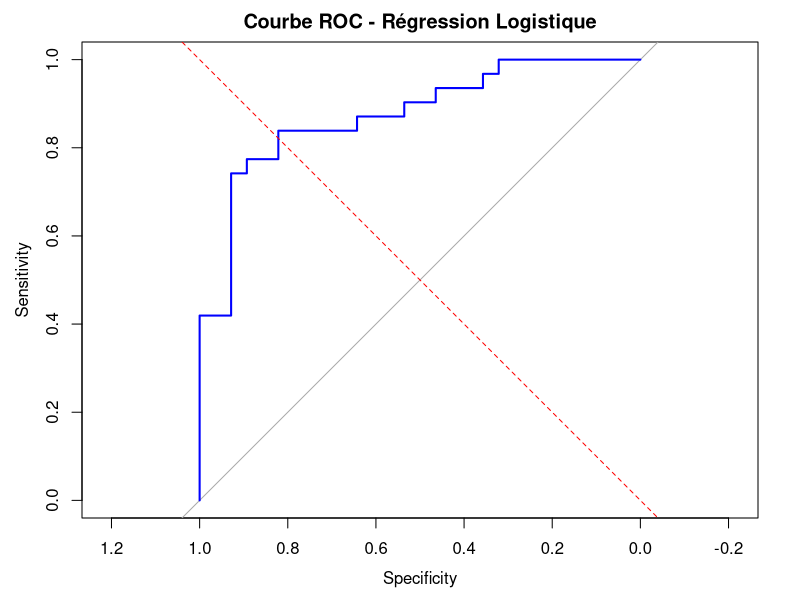

This chart was generated by the following R code:
## ---- chunk 1
knitr::opts_chunk$set(echo = TRUE)
## ---- chunk 2
library(tidyverse)
library(caret)
library(pROC)
library(ggplot2)
library(ROCR)
library(e1071)
## ---- chunk 3
# Charger les données d'entraînement
train_data <- read.csv("data/farms_train.csv", sep = ";", dec = ",")

# Aperçu des données
cat("Aperçu des données d'entraînement :\n")
print(head(train_data))

# Vérification des valeurs manquantes
cat("\nValeurs manquantes avant suppression :\n")
print(colSums(is.na(train_data)))

# Suppression des valeurs manquantes
train_data <- na.omit(train_data)
cat("\nValeurs manquantes après suppression :\n")
print(colSums(is.na(train_data)))

# Séparer les variables explicatives et la cible
X <- train_data %>% select(-DIFF)
y <- as.factor(train_data$DIFF)

# Diviser les données en ensembles d'entraînement et de validation
set.seed(42)
train_index <- createDataPartition(y, p = 0.8, list = FALSE)
X_train <- X[train_index, ]
X_val <- X[-train_index, ]
y_train <- y[train_index]
y_val <- y[-train_index]

# Normalisation des données
scaler <- preProcess(X_train, method = c("center", "scale"))
X_train <- predict(scaler, X_train)
X_val <- predict(scaler, X_val)
## ---- chunk 4
# Entraîner le modèle de régression logistique
log_reg <- train(
  X_train, y_train,
  method = "glm",
  family = binomial(link = "logit")
)

# Prédictions sur l'ensemble de validation
y_pred <- predict(log_reg, X_val)
## ---- chunk 5
# Matrice de confusion
conf_matrix <- confusionMatrix(y_pred, y_val)
cat("\nMatrice de confusion :\n")
print(conf_matrix)

# Rapport de classification
cat("\nRapport de classification :\n")
print(conf_matrix$byClass)

# Score d'accuracy
accuracy <- conf_matrix$overall["Accuracy"]
cat(sprintf("\nScore d'accuracy : %.2f\n", accuracy))

# AUC et courbe ROC
probabilities <- predict(log_reg, X_val, type = "prob")
y_pred_prob <- probabilities[, 2]
roc_curve <- roc(y_val, y_pred_prob)
auc_value <- auc(roc_curve)
cat(sprintf("\nAUC (Régression Logistique) : %.2f\n", auc_value))

# Tracer la courbe ROC
plot(roc_curve, col = "blue", main = "Courbe ROC - Régression Logistique")
abline(a = 0, b = 1, lty = 2, col = "red")
## ---- chunk 6
# Charger les données de test
farm_test <- read.csv("data/farms_test.csv", sep = ";", dec = ",")

# Vérification des valeurs manquantes
cat("\nValeurs manquantes dans les données de test :\n")
print(colSums(is.na(farm_test)))

# Normaliser les données de test avec le même scaler
farm_test_scaled <- predict(scaler, farm_test)
farm_test_predictions <- predict(log_reg, farm_test_scaled)

# Ajouter les prédictions aux données de test
farm_test$DIFF_Predicted <- farm_test_predictions
write.csv(farm_test[, c("DIFF_Predicted")], "resultats_test.csv", row.names = FALSE)
cat("\nLes prédictions sont dans le fichier 'resultats_test.csv'.\n")
